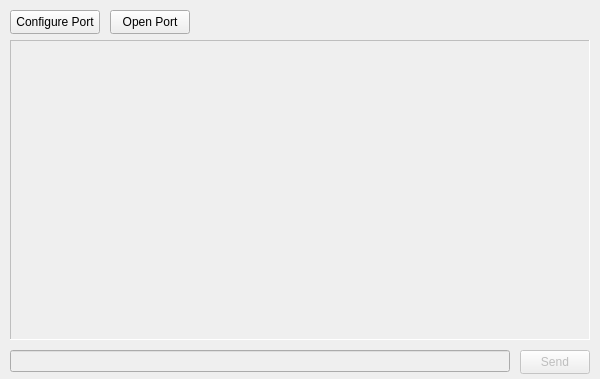
<?xml version="1.0" encoding="UTF-8"?>
<ui version="4.0">
 <class>MainWindow</class>
 <widget class="QMainWindow" name="MainWindow">
  <property name="geometry">
   <rect>
    <x>0</x>
    <y>0</y>
    <width>600</width>
    <height>379</height>
   </rect>
  </property>
  <property name="windowTitle">
   <string>Serial Terminal</string>
  </property>
  <property name="windowIcon">
   <iconset>
    <normaloff>terminalIcon.ico</normaloff>terminalIcon.ico</iconset>
  </property>
  <widget class="QWidget" name="centralwidget">
   <property name="sizePolicy">
    <sizepolicy hsizetype="Fixed" vsizetype="Fixed">
     <horstretch>0</horstretch>
     <verstretch>0</verstretch>
    </sizepolicy>
   </property>
   <widget class="QPushButton" name="togglePort">
    <property name="geometry">
     <rect>
      <x>110</x>
      <y>10</y>
      <width>80</width>
      <height>24</height>
     </rect>
    </property>
    <property name="text">
     <string>Open Port</string>
    </property>
    <property name="checkable">
     <bool>true</bool>
    </property>
   </widget>
   <widget class="QPushButton" name="configurePort">
    <property name="geometry">
     <rect>
      <x>10</x>
      <y>10</y>
      <width>90</width>
      <height>24</height>
     </rect>
    </property>
    <property name="text">
     <string>Configure Port</string>
    </property>
    <property name="checkable">
     <bool>false</bool>
    </property>
   </widget>
   <widget class="QLineEdit" name="txData">
    <property name="enabled">
     <bool>false</bool>
    </property>
    <property name="geometry">
     <rect>
      <x>10</x>
      <y>350</y>
      <width>500</width>
      <height>22</height>
     </rect>
    </property>
   </widget>
   <widget class="QTextBrowser" name="rxData">
    <property name="enabled">
     <bool>false</bool>
    </property>
    <property name="geometry">
     <rect>
      <x>10</x>
      <y>40</y>
      <width>580</width>
      <height>300</height>
     </rect>
    </property>
    <property name="sizePolicy">
     <sizepolicy hsizetype="Expanding" vsizetype="Expanding">
      <horstretch>0</horstretch>
      <verstretch>0</verstretch>
     </sizepolicy>
    </property>
    <property name="autoFillBackground">
     <bool>false</bool>
    </property>
    <property name="frameShape">
     <enum>QFrame::Panel</enum>
    </property>
    <property name="frameShadow">
     <enum>QFrame::Sunken</enum>
    </property>
    <property name="html">
     <string>&lt;!DOCTYPE HTML PUBLIC &quot;-//W3C//DTD HTML 4.0//EN&quot; &quot;http://www.w3.org/TR/REC-html40/strict.dtd&quot;&gt;
&lt;html&gt;&lt;head&gt;&lt;meta name=&quot;qrichtext&quot; content=&quot;1&quot; /&gt;&lt;meta charset=&quot;utf-8&quot; /&gt;&lt;style type=&quot;text/css&quot;&gt;
p, li { white-space: pre-wrap; }
hr { height: 1px; border-width: 0; }
li.unchecked::marker { content: &quot;\2610&quot;; }
li.checked::marker { content: &quot;\2612&quot;; }
&lt;/style&gt;&lt;/head&gt;&lt;body style=&quot; font-family:'Segoe UI'; font-size:9pt; font-weight:400; font-style:normal;&quot;&gt;
&lt;p style=&quot;-qt-paragraph-type:empty; margin-top:0px; margin-bottom:0px; margin-left:0px; margin-right:0px; -qt-block-indent:0; text-indent:0px;&quot;&gt;&lt;br /&gt;&lt;/p&gt;&lt;/body&gt;&lt;/html&gt;</string>
    </property>
   </widget>
   <widget class="QPushButton" name="sendTxData">
    <property name="enabled">
     <bool>false</bool>
    </property>
    <property name="geometry">
     <rect>
      <x>520</x>
      <y>350</y>
      <width>70</width>
      <height>24</height>
     </rect>
    </property>
    <property name="text">
     <string>Send</string>
    </property>
   </widget>
   <widget class="QLabel" name="feedbackDisplay">
    <property name="geometry">
     <rect>
      <x>200</x>
      <y>10</y>
      <width>390</width>
      <height>24</height>
     </rect>
    </property>
    <property name="text">
     <string/>
    </property>
   </widget>
  </widget>
 </widget>
 <resources/>
 <connections/>
</ui>
